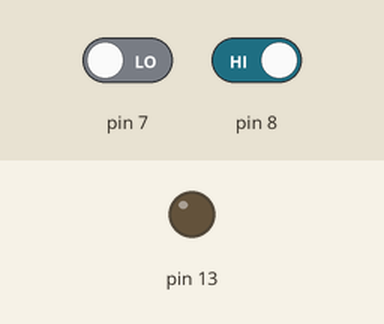
Recording of a sketch running on a simulated Arduino Uno, built with avr-gcc and run on an emulated ATmega328P. On the bench: output pins drawn as LEDs (lit = HIGH). Inputs (shaded band) come from the test bench; at power-on: pin 8 HIGH, pin 7 LOW.

Above: at 1.2 s.
1.3 s: pin 8 driven LOW
At 2.4 s:
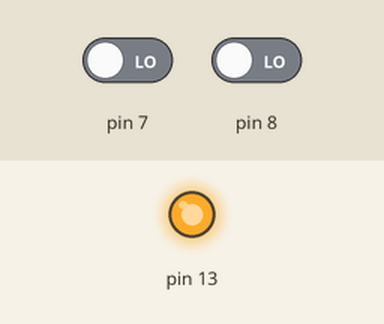
Timing chart, 0 to 4.3 s (numbered marks = the images above; inputs shaded):
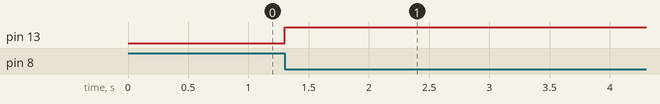

The sketch:

Button_tesuto.ino
```cpp
void setup() {
  pinMode(13, OUTPUT);
}

void loop() {
  if (digitalRead(8) == LOW) {
    digitalWrite(13, HIGH);
  }else if(digitalRead(7) == LOW){
    //digitalWrite(13, HIGH);
  }else {
    digitalWrite(13, LOW);
  }
}
```

Measured:
- after the input at 1.3 s, pin 13: LOW → HIGH at once
